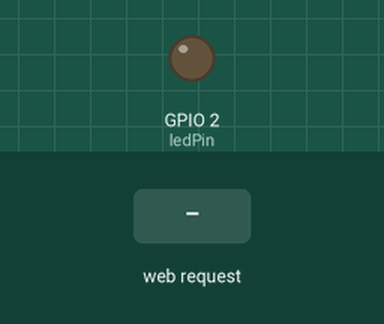
This sketch was run on a simulated ESP32. Parts: output pins drawn as LEDs (lit = HIGH). The test bench sets the inputs (shaded band). WiFi joins after 1.5 s; servers stay silent unless stated; what the sketch prints to the serial monitor is not drawn.

Above: at 3.2 s.
3.3 s: HTTP request GET /led/on received
At 4.1 s:
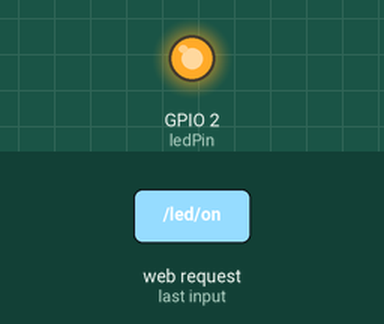
4.8 s: HTTP request GET /led/off received
At 5.3 s:
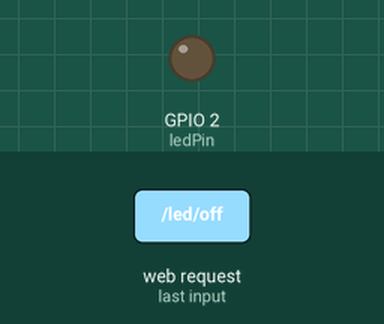
Timing chart, 0 to 7.8 s (numbered marks = the images above; inputs shaded):
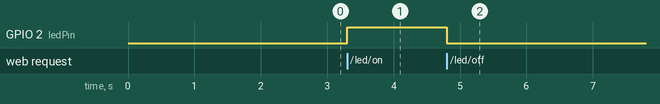

The sketch:

esp_wifi_ip_device.ino
```cpp
#include <WiFi.h>
#include <WebServer.h>

const char* ssid = "vivo Y100A";
const char* password ="zxcvbnm12";

WebServer server(80);

const int ledPin = 2;

void setup(){
Serial.begin(115200);
pinMode(ledPin,OUTPUT);

digitalWrite(ledPin,LOW);

WiFi.begin(ssid, password);
while (WiFi.status()!=WL_CONNECTED){
  delay(1000);
  Serial.println("coonecting to wifi ....");
}
Serial.println("esp32 is connect to wifi ");
Serial.print("ip Address :");
Serial.println(WiFi.localIP());

server.on("/led/on", [](){
  digitalWrite(ledPin,HIGH);
  server.send(200,"text/plain","LED is ON");

});

server.on("/led/off",[]() {
  digitalWrite(ledPin,LOW);
  server.send(200,"text/plain","LED IS OFF");
});
  server.begin();
  Serial.printf("Server is started");
}
void loop(){
  server.handleClient();
}
```

Measured:
- after the input at 3.3 s, GPIO 2 (ledPin): LOW → HIGH at once
- after the input at 4.8 s, GPIO 2 (ledPin): HIGH → LOW at once
